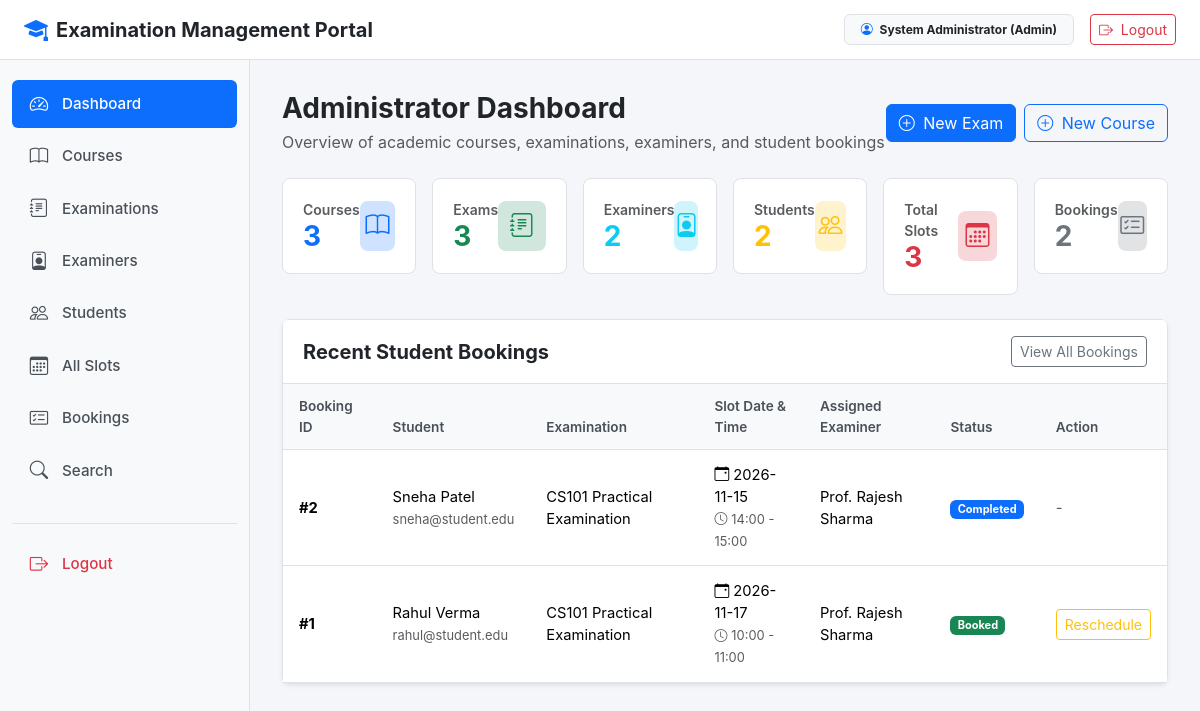
The app's page /admin/dashboard (signed in) with its own data.
### models.py (models this page shows, shortened)
class User(db.Model, UserMixin):
    id = db.Column(db.Integer, primary_key=True)
    username = db.Column(db.String(80), unique=True, nullable=False)
    email = db.Column(db.String(120), unique=True, nullable=False)
    password_hash = db.Column(db.String(255), nullable=False)
    name = db.Column(db.String(100), nullable=False)
    phone = db.Column(db.String(20))
    department = db.Column(db.String(100))
    role = db.Column(db.String(20), nullable=False, default='student')
    status = db.Column(db.String(20), nullable=False, default='active')
    created_at = db.Column(db.DateTime, default=datetime.utcnow)
    @property
    def is_active(self):
        return self.status not in ['deactivated', 'rejected']
    @property
    def is_admin(self):
        return self.role == 'admin'

class Booking(db.Model):
    id = db.Column(db.Integer, primary_key=True)
    student_id = db.Column(db.Integer, db.ForeignKey('user.id'), nullable=False)
    slot_id = db.Column(db.Integer, db.ForeignKey('slot.id'), nullable=False)
    booking_date = db.Column(db.DateTime, default=datetime.utcnow)
    status = db.Column(db.String(20), nullable=False, default='Booked')
    student = db.relationship('User', foreign_keys=[student_id], backref='student_bookings')
    evaluation = db.relationship('Evaluation', backref='booking', uselist=False, cascade='all, delete-orphan')

class Examination(db.Model):
    id = db.Column(db.Integer, primary_key=True)
    course_id = db.Column(db.Integer, db.ForeignKey('course.id'), nullable=False)
    name = db.Column(db.String(150), nullable=False)
    exam_type = db.Column(db.String(50), nullable=False, default='Viva')
    duration = db.Column(db.Integer, nullable=False, default=30)
    max_marks = db.Column(db.Integer, nullable=False, default=100)
    slot_creation_start_date = db.Column(db.Date, nullable=False)
    slot_creation_end_date = db.Column(db.Date, nullable=False)
    slot_booking_start_date = db.Column(db.Date, nullable=False)
    slot_booking_end_date = db.Column(db.Date, nullable=False)
    status = db.Column(db.String(30), nullable=False, default='Draft')
    created_at = db.Column(db.DateTime, default=datetime.utcnow)
    rubrics = db.relationship('Rubric', backref='examination', cascade='all, delete-orphan', lazy=True)
    slots = db.relationship('Slot', backref='examination', cascade='all, delete-orphan', lazy=True)

class Slot(db.Model):
    id = db.Column(db.Integer, primary_key=True)
    examination_id = db.Column(db.Integer, db.ForeignKey('examination.id'), nullable=False)
    examiner_id = db.Column(db.Integer, db.ForeignKey('user.id'), nullable=False)
    date = db.Column(db.Date, nullable=False)
    start_time = db.Column(db.String(10), nullable=False)
    end_time = db.Column(db.String(10), nullable=False)
    max_capacity = db.Column(db.Integer, nullable=False, default=1)
    available_seats = db.Column(db.Integer, nullable=False, default=1)
    status = db.Column(db.String(20), nullable=False, default='Available')
    created_at = db.Column(db.DateTime, default=datetime.utcnow)
    examiner = db.relationship('User', foreign_keys=[examiner_id], backref='examiner_slots')
    bookings = db.relationship('Booking', backref='slot', cascade='all, delete-orphan', lazy=True)

### admin.py (the view)
@app.route('/admin/dashboard')
@admin_required
def admin_dashboard():
    total_courses = Course.query.count()
    total_examinations = Examination.query.count()
    total_examiners = User.query.filter_by(role='examiner').count()
    total_students = User.query.filter_by(role='student').count()
    total_slots = Slot.query.count()
    total_bookings = Booking.query.count()
    recent_bookings = Booking.query.order_by(Booking.booking_date.desc()).limit(5).all()
    return render_template(
        'admin/dashboard.html',
        total_courses=total_courses,
        total_examinations=total_examinations,
        total_examiners=total_examiners,
        total_students=total_students,
        total_slots=total_slots,
        total_bookings=total_bookings,
        recent_bookings=recent_bookings
    )

### templates/admin/dashboard.html (shortened to what this page needs)
{% extends "base.html" %}
{% block content %}
<div class="d-flex justify-content-between align-items-center mb-4">
    <div>
        <h3 class="fw-bold mb-1">Administrator Dashboard</h3>
        <p class="text-muted mb-0">Overview of academic courses, examinations, examiners, and student bookings</p>
    </div>
    <div class="d-flex gap-2">
        <a href="{{ url_for('new_examination') }}" class="btn btn-primary">
            <i class="bi bi-plus-circle me-1"></i> New Exam
        </a>
        <a href="{{ url_for('new_course') }}" class="btn btn-outline-primary">
            <i class="bi bi-plus-circle me-1"></i> New Course
        </a>
    </div>
</div>
<div class="row g-3 mb-4">
    <div class="col-md-4 col-xl-2">
        <div class="stat-card">
            <div>
                <small class="text-muted fw-semibold d-block">Courses</small>
                <h3 class="fw-bold mb-0 text-primary">{{ total_courses }}</h3>
            </div>
            <div class="stat-icon bg-primary-subtle text-primary">
                <i class="bi bi-book"></i>
            </div>
        </div>
    </div>
    <div class="col-md-4 col-xl-2">
        <div class="stat-card">
            <div>
                <small class="text-muted fw-semibold d-block">Exams</small>
                <h3 class="fw-bold mb-0 text-success">{{ total_examinations }}</h3>
            </div>
            <div class="stat-icon bg-success-subtle text-success">
                <i class="bi bi-journal-text"></i>
            </div>
        </div>
    </div>
    <div class="col-md-4 col-xl-2">
        <div class="stat-card">
            <div>
                <small class="text-muted fw-semibold d-block">Examiners</small>
                <h3 class="fw-bold mb-0 text-info">{{ total_examiners }}</h3>
            </div>
            <div class="stat-icon bg-info-subtle text-info">
                <i class="bi bi-person-badge"></i>
            </div>
        </div>
    </div>
    <div class="col-md-4 col-xl-2">
        <div class="stat-card">
            <div>
                <small class="text-muted fw-semibold d-block">Students</small>
                <h3 class="fw-bold mb-0 text-warning">{{ total_students }}</h3>
            </div>
            <div class="stat-icon bg-warning-subtle text-warning">
                <i class="bi bi-people"></i>
            </div>
        </div>
    </div>
    <div class="col-md-4 col-xl-2">
        <div class="stat-card">
            <div>
                <small class="text-muted fw-semibold d-block">Total Slots</small>
                <h3 class="fw-bold mb-0 text-danger">{{ total_slots }}</h3>
            </div>
            <div class="stat-icon bg-danger-subtle text-danger">
                <i class="bi bi-calendar3"></i>
            </div>
        </div>
    </div>
    <div class="col-md-4 col-xl-2">
        <div class="stat-card">
            <div>
                <small class="text-muted fw-semibold d-block">Bookings</small>
                <h3 class="fw-bold mb-0 text-secondary">{{ total_bookings }}</h3>
            </div>
            <div class="stat-icon bg-secondary-subtle text-secondary">
                <i class="bi bi-card-checklist"></i>
            </div>
        </div>
    </div>
</div>
<div class="row g-4 mb-4">
    <div class="col-12">
        <div class="card shadow-sm">
            <div class="card-header bg-white d-flex justify-content-between align-items-center py-3">
                <h5 class="mb-0 fw-bold">Recent Student Bookings</h5>
                <a href="{{ url_for('admin_bookings') }}" class="btn btn-sm btn-outline-secondary">View All Bookings</a>
            </div>
            <div class="card-body p-0">
                <div class="table-responsive">
                    <table class="table table-hover mb-0">
                        <thead>
                            <tr>
                                <th>Booking ID</th>
                                <th>Student</th>
                                <th>Examination</th>
                                <th>Slot Date & Time</th>
                                <th>Assigned Examiner</th>
                                <th>Status</th>
                                <th>Action</th>
                            </tr>
                        </thead>
                        <tbody>
                            {% if recent_bookings %}
                                {% for b in recent_bookings %}
                                <tr>
                                    <td><strong>#{{ b.id }}</strong></td>
                                    <td>{{ b.student.name }} <br><small class="text-muted">{{ b.student.email }}</small></td>
                                    <td>{{ b.slot.examination.name }}</td>
                                    <td>
                                        <i class="bi bi-calendar-event me-1"></i>{{ b.slot.date.strftime('%Y-%m-%d') }}<br>
                                        <small class="text-muted"><i class="bi bi-clock me-1"></i>{{ b.slot.start_time }} - {{ b.slot.end_time }}</small>
                                    </td>
                                    <td>{{ b.slot.examiner.name }}</td>
                                    <td>
                                        {% if b.status == 'Booked' %}
                                        <span class="badge bg-success">Booked</span>
                                        {% elif b.status == 'Completed' %}
                                        <span class="badge bg-primary">Completed</span>
                                        {% else %}
                                        <span class="badge bg-secondary">Cancelled</span>
                                        {% endif %}
                                    </td>
                                    <td>
                                        {% if b.status == 'Booked' %}
                                        <a href="{{ url_for('reschedule_booking', booking_id=b.id) }}" class="btn btn-sm btn-outline-warning">
                                            Reschedule
                                        </a>
                                        {% else %}
                                        <span class="text-muted">-</span>
                                        {% endif %}
                                    </td>
                                </tr>
                                {% endfor %}
                            {% else %}
                                <tr>
                                    <td colspan="7" class="text-center py-4 text-muted">No student bookings found yet.</td>
                                </tr>
                            {% endif %}
                        </tbody>
                    </table>
                </div>
            </div>
        </div>
    </div>
</div>
{% endblock %}

### templates/base.html (shortened to what this page needs)
<!DOCTYPE html>
<html lang="en">
<head>
    <link href="https://cdn.jsdelivr.net/npm/bootstrap@5.3.2/dist/css/bootstrap.min.css" rel="stylesheet">
    <link href="https://cdn.jsdelivr.net/npm/bootstrap-icons@1.11.1/font/bootstrap-icons.css" rel="stylesheet">
</head>
<body>
    <nav class="top-navbar">
        <div class="d-flex align-items-center">
            <a href="{{ url_for('index') }}" class="text-decoration-none text-dark d-flex align-items-center gap-2">
                <i class="bi bi-mortarboard-fill text-primary fs-4"></i>
                <span class="fw-bold fs-5">Examination Management Portal</span>
            </a>
        </div>
        <div class="d-flex align-items-center gap-3">
            {% if current_user.is_authenticated %}
            <span class="badge bg-light text-dark border px-3 py-2">
                <i class="bi bi-person-circle me-1 text-primary"></i>
                {{ current_user.name }} ({{ current_user.role|capitalize }})
            </span>
            <a href="{{ url_for('logout') }}" class="btn btn-outline-danger btn-sm">
                <i class="bi bi-box-arrow-right me-1"></i> Logout
            </a>
            {% else %}
            <a href="{{ url_for('login') }}" class="btn btn-outline-primary btn-sm px-3">Login</a>
            <a href="{{ url_for('register') }}" class="btn btn-primary btn-sm px-3">Register</a>
            {% endif %}
        </div>
    </nav>
    {% if current_user.is_authenticated %}
    <div class="sidebar">
        <ul class="nav flex-column">
            {% if current_user.is_admin %}
            <li class="nav-item">
                <a class="nav-link {% if request.endpoint == 'admin_dashboard' %}active{% endif %}" href="{{ url_for('admin_dashboard') }}">
                    <i class="bi bi-speedometer2"></i> Dashboard
                </a>
            </li>
            <li class="nav-item">
                <a class="nav-link {% if request.endpoint in ['admin_courses', 'new_course', 'edit_course'] %}active{% endif %}" href="{{ url_for('admin_courses') }}">
                    <i class="bi bi-book"></i> Courses
                </a>
            </li>
            <li class="nav-item">
                <a class="nav-link {% if request.endpoint in ['admin_examinations', 'new_examination', 'edit_examination', 'admin_rubrics', 'new_rubric', 'edit_rubric'] %}active{% endif %}" href="{{ url_for('admin_examinations') }}">
                    <i class="bi bi-journal-text"></i> Examinations
                </a>
            </li>
            <li class="nav-item">
                <a class="nav-link {% if request.endpoint == 'admin_examiners' %}active{% endif %}" href="{{ url_for('admin_examiners') }}">
                    <i class="bi bi-person-badge"></i> Examiners
                </a>
            </li>
            <li class="nav-item">
                <a class="nav-link {% if request.endpoint == 'admin_students' %}active{% endif %}" href="{{ url_for('admin_students') }}">
                    <i class="bi bi-people"></i> Students
                </a>
            </li>
            <li class="nav-item">
                <a class="nav-link {% if request.endpoint in ['admin_slots', 'change_slot_examiner'] %}active{% endif %}" href="{{ url_for('admin_slots') }}">
                    <i class="bi bi-calendar3"></i> All Slots
                </a>
            </li>
            <li class="nav-item">
                <a class="nav-link {% if request.endpoint in ['admin_bookings', 'reschedule_booking'] %}active{% endif %}" href="{{ url_for('admin_bookings') }}">
                    <i class="bi bi-card-checklist"></i> Bookings
                </a>
            </li>
            <li class="nav-item">
                <a class="nav-link {% if request.endpoint == 'admin_search' %}active{% endif %}" href="{{ url_for('admin_search') }}">
                    <i class="bi bi-search"></i> Search
                </a>
            </li>
            {% endif %}
            <li class="nav-item mt-4 pt-3 border-top">
                <a class="nav-link text-danger" href="{{ url_for('logout') }}">
                    <i class="bi bi-box-arrow-right"></i> Logout
                </a>
            </li>
        </ul>
    </div>
    <main class="main-wrapper">
        {% block content %}{% endblock %}
    </main>
    {% endif %}
</body>
</html>

### records on screen
User: name "System Administrator", role "Admin"
Booking: id "2", student.name "Sneha Patel", student.email "sneha@student.edu", slot.examination.name "CS101 Practical Examination", slot "2026-11-15", slot.start_time "14:00", slot.end_time "15:00", slot.examiner.name "Prof. Rajesh Sharma", status "Completed"
Booking: id "1", student.name "Rahul Verma", student.email "rahul@student.edu", slot.examination.name "CS101 Practical Examination", slot "2026-11-17", slot.start_time "10:00", slot.end_time "11:00", slot.examiner.name "Prof. Rajesh Sharma", status "Booked"

### other values on screen
{{ total_courses }} "3"
{{ total_examinations }} "3"
{{ total_examiners }} "2"
{{ total_students }} "2"
{{ total_slots }} "3"
{{ total_bookings }} "2"
